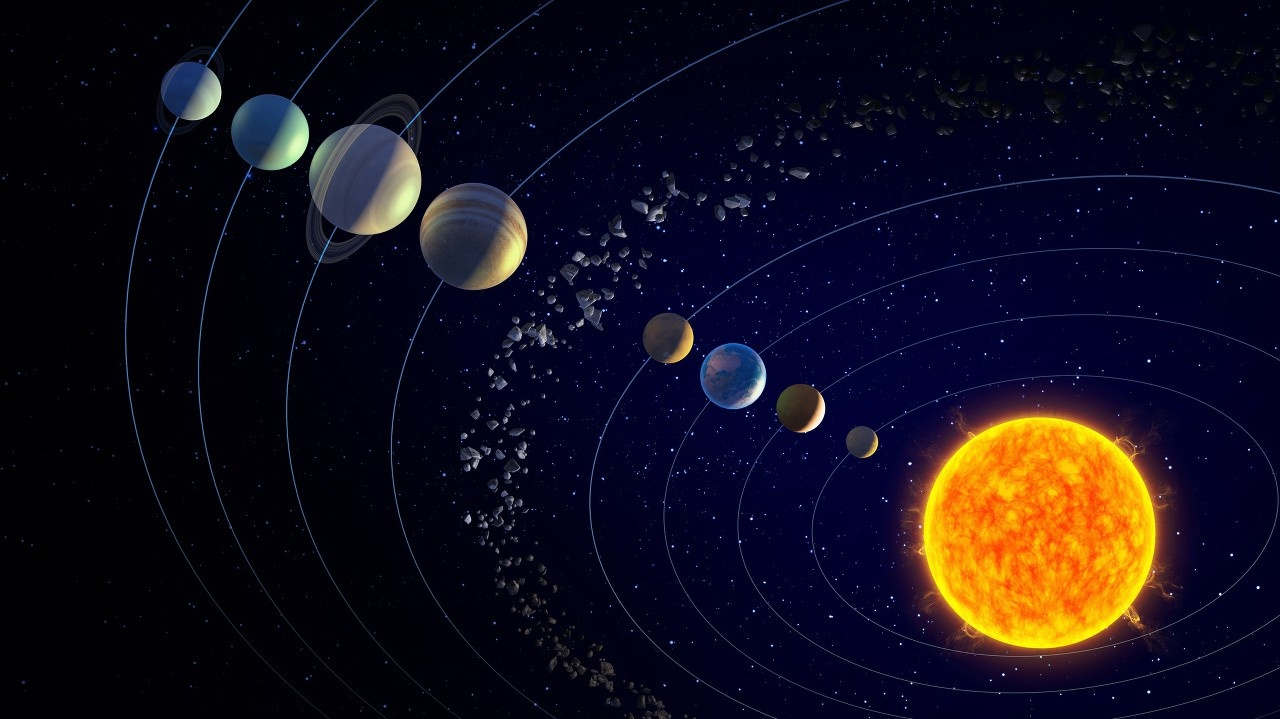
#> input picture cviko05/planety.jpg, 1280 x 719 px
$ python hought.py
#> lines starting #> are read from the running program, lines starting #| are printed output that depends on the picture
import cv2
import numpy as np

img = cv2.imread('planety.jpg',0)
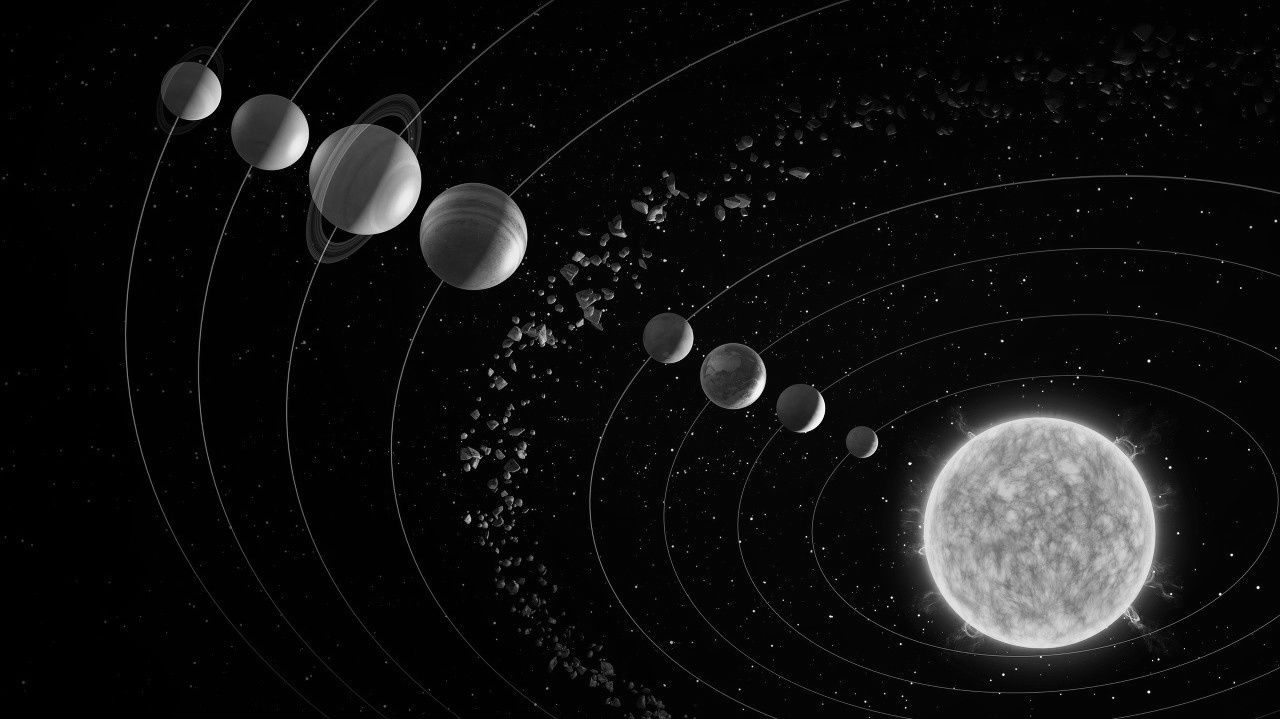
#> img: shape (719, 1280); min 0, max 255, mean 17.7
img = cv2.medianBlur(img,5)
cimg = cv2.cvtColor(img,cv2.COLOR_GRAY2BGR)

circles = cv2.HoughCircles(img,cv2.HOUGH_GRADIENT,1,100,
                            param1=100,param2=30,minRadius=0,maxRadius=150)
#> circles = [[1038.5, 532.5, 115.9], [364.5, 179.5, 55.8], [667.5, 337.5, 25.2], [269.5, 132.5, 38.5], [474.5, 236.5, 52.9], [800.5, 408.5, 23.9], [532.5, 335.5, 13.8]]

circles = np.uint16(np.around(circles))
#> circles = [[1038, 532, 116], [364, 180, 56], [668, 338, 25], [270, 132, 38], [474, 236, 53], [800, 408, 24], [532, 336, 14]]
for i in circles[0,:]:
    # draw the outer circle
    cv2.circle(cimg,(i[0],i[1]),i[2],(0,255,0),2)
    # draw the center of the circle
    cv2.circle(cimg,(i[0],i[1]),2,(0,0,255),3)
#> this loop made 7 passes
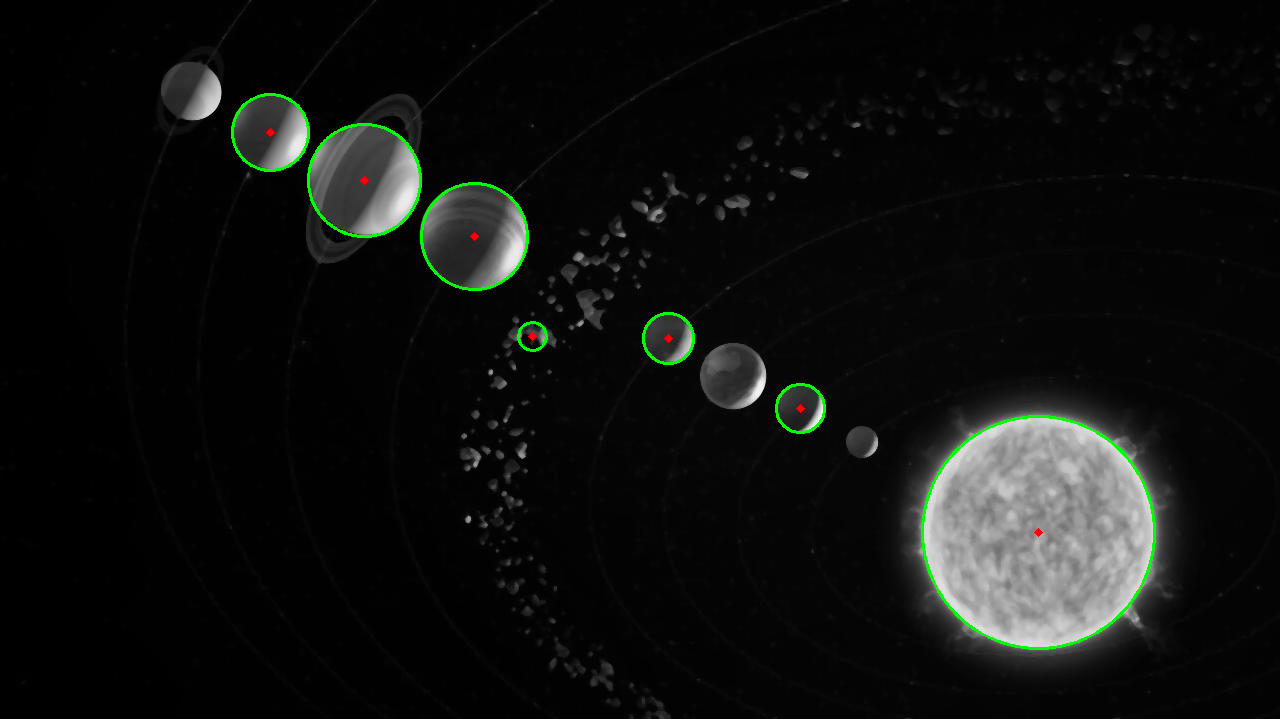
#> cimg: shape (719, 1280, 3); mean B, G, R 15.6, 17.3, 15.7

cv2.imshow('detected circles',cimg)
cv2.waitKey(0)
cv2.destroyAllWindows()

$ run again, with cviko05/ANO_detekcia_hran_resized_obrazovka.jpg copied over cviko05/planety.jpg
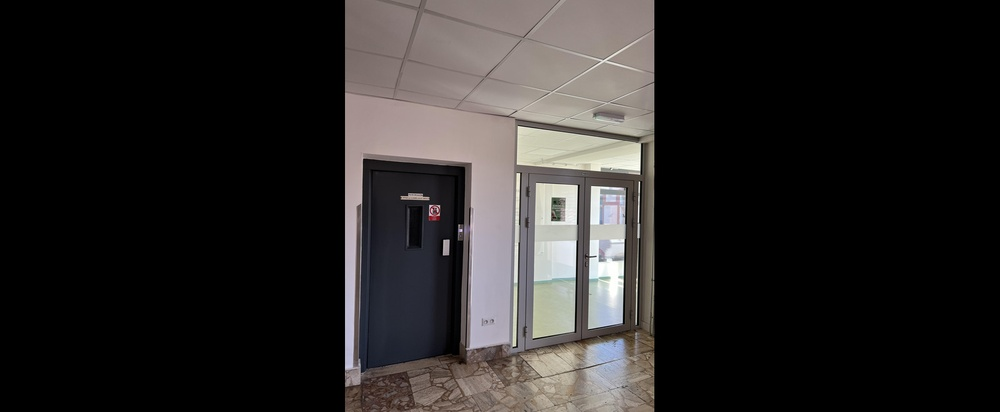
#> input picture cviko05/ANO_detekcia_hran_resized_obrazovka.jpg, 1000 x 412 px, shrunk from 1600 x 660 before the run
#> `img = cv2.medianBlur(img,5)`:
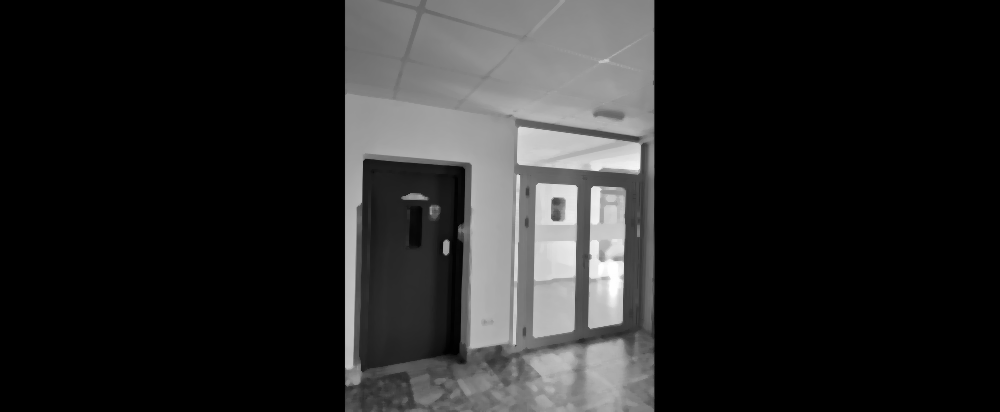
#> img: shape (412, 1000); min 0, max 255, mean 38.5
#> `circles = cv2.HoughCircles(img,cv2.HOUGH_GRADIENT,1,100, param1=100,pa..`: circles = [[559.5, 315.5, 91.8], [445.5, 304.5, 102], [546.5, 193.5, 30.8]]
#> `circles = np.uint16(np.around(circles))`: circles = [[560, 316, 92], [446, 304, 102], [546, 194, 31]]
#> the loop `for i in circles[0,:]:` made 3 passes
#> after the loop `for i in circles[0,:]:`:
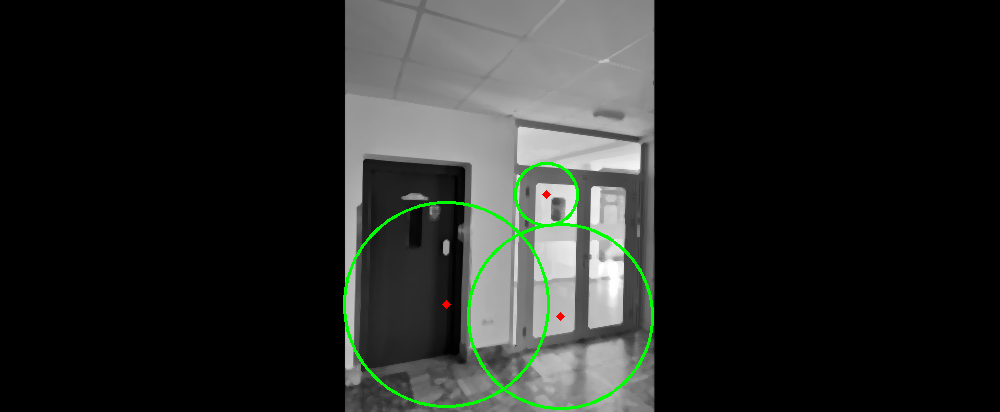
#> cimg: shape (412, 1000, 3); mean B, G, R 37.1, 39.7, 37.2
